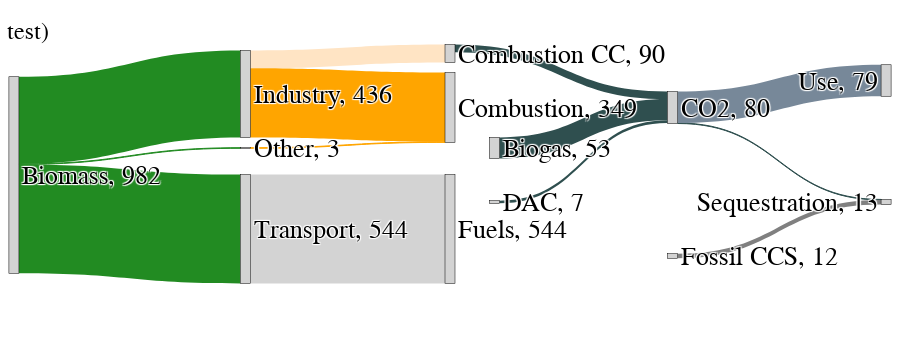

Here is the notebook cell this chart was saved with:
### Code cell
#nodes = ['Biogas','Woody biomass','Agricultural biomass','Industry','Other','Transport','Combustion CC','Combustion','Fuels', 'DAC','CO2','Fossil CC','Sequestration','Use'] 
# level 1 = [Biogas, Woody biomass, Agricultural biomass] 0,1,2
# level 2 = [Industry, Other, Transport]                  3,4,5
# level 3 = [Combustion CC, Combustion, Fuels, DAC]       6,7,8,9
# level 4 = [CO2, Fossil CC]                              10,11
# level 5 = [Sequestration, Use]                          12,13

#nodes = ['Biomass','Industry','Other','Transport','Combustion CC','Combustion','Fuels', 'Biogas','DAC','CO2','Fossil CC','Sequestration','Use']
# level 1 = [Biomass]                                       0
# level 2 = [Industry, Other, Transport]                    1,2,3
# level 3 = [Combustion CC, Combustion, Fuels, Biogas, DAC] 4,5,6,7
# level 4 = [CO2, Fossil CC]                                8,9
# level 5 = [Sequestration, Use]                            10,11

source = 0.01
sector = 0.27
use = 0.5
carb = 0.75
sink = 0.99

# Plot sankey
fig = go.Figure(data=[go.Sankey(
    node = dict(
      pad = 15,
      thickness = 10,
      line = dict(color = "black", width = 0.5),
      label = nodes,
      #x = [source, source, source,
      #     sector, sector, sector,
      #     use, use, use, use*1.1,
      #     carb, carb*1,
      #     sink, sink],
      x = [source,
           sector, sector, sector,
           use, use, use, use*1.1, use*1.1,
           carb, carb*1,
           sink, sink],
      y = [0.5,
           0.2, 0.4, 0.7,
           0.05, 0.25, 0.7, 0.4, 0.6,
           0.25, 0.80,
           0.6, 0.15],
      color = "lightgrey"
    ),
    link = dict(
      #source = [0, 0, 1, 1, 1, 2, 2, 2, 3, 3, 4, 4, 5, 0,  6,  9,  10, 10, 11],
      source = [0, 0, 0, 1, 1, 2, 2, 3, 4, 7, 8, 9, 9, 10],
      target = [1, 2, 3, 4, 5, 4, 5, 6, 9, 9, 9, 11, 12, 11],
      #target = [3, 4, 3, 4, 5, 3, 4, 5, 6, 7, 6, 7, 8, 10, 10, 10, 12, 13, 12],
      #value =  [biogas_ind, biogas_other, wood_ind, wood_other, wood_fuel, agri_ind, agri_other, agri_fuel,
      #          ind_CC, ind_noCC, other_CC, other_noCC, fuel_transp,
      #          co2_bg, co2_biogen, co2_DAC,
      #          CCS, CCU, carbcap_fossil],
      value =  [bio_ind, bio_other, bio_fuel,
                ind_CC, ind_noCC, other_CC, other_noCC, fuel_transp,
                co2_biogen, co2_bg, co2_DAC,
                CCS, CCU, carbcap_fossil],                
      color =  ['forestgreen','forestgreen','forestgreen',
                'bisque','orange','bisque','orange','lightgray',
                'darkslategray','darkslategray','darkslategray',
                'darkslategray','lightslategray','gray']
  ))])

#fig.update_layout(font_size=16,width=700,font_family="serif",font_color="black")
# Update the labels to include the values
fig.update_traces(node=dict(label=[
#  f'Biogas, {biogas:.0f}', 
#  f'Woody, {woody:.0f}',
#  f'Agricultural, {agriculture:.0f}',
  f'Biomass, {biomass_sum:.0f}',
  f'Industry, {industry:.0f}',
  f'Other, {other:.0f}',
  f'Transport, {fuel_transp:.0f}',  
  f'Combustion CC, {combustionCC:.0f}', 
  f'Combustion, {combustion:.0f}',
  f'Fuels, {fuels:.0f}',
  f'Biogas, {co2_bg/co2_scale:.0f}',
  f'DAC, {co2_DAC/co2_scale:.0f}',
  f'CO2, {co2/co2_scale:.0f}',
  f'Fossil CCS, {carbcap_fossil/co2_scale:.0f}',
  f'Sequestration, {(CCS+carbcap_fossil)/co2_scale:.0f}',
  f'Use, {CCU/co2_scale:.0f}'
]))

heights = {"H":450,"M":350,"L":250}
labels = {"HH":"i)","HL":"ii)","MH":"iii)","ML":"iv)","LH":"v)","LL":"vi)","MM":"test)"}
height = heights[scenario[0]]
label = labels[scenario[:2]]
#scaled_height_HHM = 484
#scaled_height_HLM = 599
fig.update_layout(height=height,margin=dict(l=5, r=5, t=40, b=40),font_size=26,width=900,font_family="Calibri",font_color="black",plot_bgcolor="black")

if scenario[0]=="L":
    
  fig.add_shape(type="line",
        x0=0, y0=0.02, x1=0.52, y1=0.02,
        line=dict(color="black", width=2))
  fig.add_shape(type="line",
        x0=0.53, y0=0.02, x1=1, y1=0.02,
        line=dict(color="black", width=2))

  fig.add_annotation(x=0.275, y=-0.2, text="TWh", showarrow=False, font=dict(size=24))
  fig.add_annotation(x=0.775, y=-0.2, text="Mt", showarrow=False, font=dict(size=24))

fig.add_annotation(x=0, y=1.08, text=label, showarrow=False, font=dict(size=24))

# Save the figure as a high resolution image
#fig.write_image("C:\\Users\\tmad\\OneDrive - Danmarks Tekniske Universitet\\11 BioLim PtX\\Figures\\Sank_"+scenario+".png")
fig.show()

### Figure 1 — Plotly figure (JSON) as saved in the notebook; plotly's stock layout.template omitted (floating-point values rounded to 4 significant figures)
{"data": [{"link": {"color": ["forestgreen", "forestgreen", "forestgreen", "bisque", "orange", "bisque", "orange", "lightgray", "darkslategray", "darkslategray", "darkslategray", "darkslategray", "lightslategray", "gray"], "source": [0, 0, 0, 1, 1, 2, 2, 3, 4, 7, 8, 9, 9, 10], "target": [1, 2, 3, 4, 5, 4, 5, 6, 9, 9, 9, 11, 12, 11], "value": [435.5, 2.862, 543.9, 89.64, 345.9, 0, 2.862, 543.9, 38.01, 106.0, 13.35, 2.595, 157.3, 23.15]}, "node": {"color": "lightgrey", "label": ["Biomass, 982", "Industry, 436", "Other, 3", "Transport, 544", "Combustion CC, 90", "Combustion, 349", "Fuels, 544", "Biogas, 53", "DAC, 7", "CO2, 80", "Fossil CCS, 12", "Sequestration, 13", "Use, 79"], "line": {"color": "black", "width": 0.5}, "pad": 15, "thickness": 10, "x": [0.01, 0.27, 0.27, 0.27, 0.5, 0.5, 0.5, 0.55, 0.55, 0.75, 0.75, 0.99, 0.99], "y": [0.5, 0.2, 0.4, 0.7, 0.05, 0.25, 0.7, 0.4, 0.6, 0.25, 0.8, 0.6, 0.15]}, "type": "sankey"}], "layout": {"annotations": [{"font": {"size": 24}, "showarrow": false, "text": "test)", "x": 0, "y": 1.08}], "font": {"color": "black", "family": "Calibri", "size": 26}, "height": 350, "margin": {"b": 40, "l": 5, "r": 5, "t": 40}, "plot_bgcolor": "black", "width": 900}}
